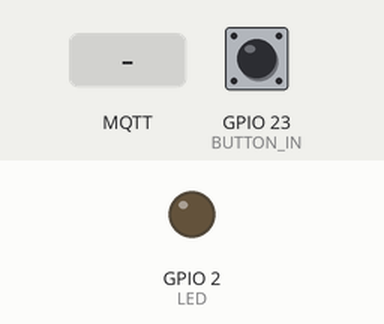
Recording of a program running on a simulated ESP32. Shown: output pins drawn as LEDs (lit = HIGH). Dashed ring = blinking. The inputs (shaded band) are chosen by the test bench; at power-on: GPIO 23 (BUTTON_IN) HIGH. WiFi joins after 1.5 s; servers stay silent unless stated; no MQTT or app messages arrive unless stated; what the program prints to the serial monitor is not drawn.

Above: at 3.2 s.
3.3 s: MQTT message "1" arrives on the first subscribed topic
At 3.6 s:
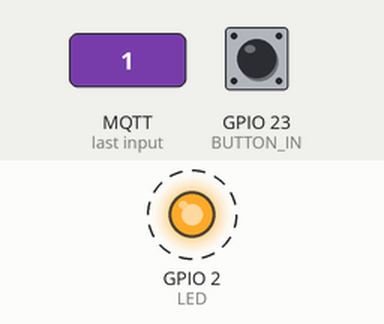
6.3 s: GPIO 23 (BUTTON_IN) pulled LOW for 0.15 s
At 7.2 s:
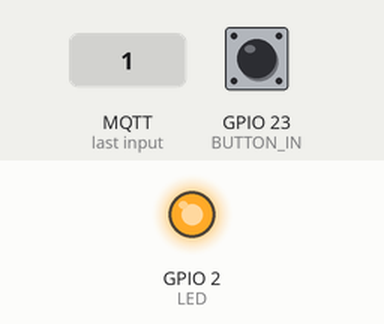
Timing chart, 0 to 12.8 s (numbered marks = the images above; inputs shaded):
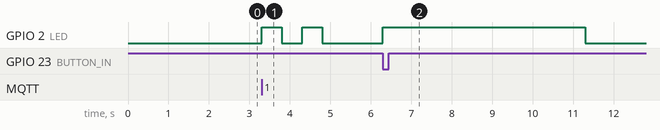

Measured:
- after the input at 3.3 s, GPIO 2 (LED): alternates HIGH for 0.50 s and LOW for 0.50 s, 4 changes in all, then stays LOW, starting at once
- after the input at 6.3 s, GPIO 2 (LED): LOW → HIGH at once, → LOW 5.0 s later

The program:

main.cpp
```cpp
#include <Arduino.h>
#include <WiFi.h>
#include <PubSubClient.h>
#include <Pin.hpp>

#define BAUD_RATE 115200

int prevLEDState = LOW;
int prevButtonState = LOW;
int currentButtonState = LOW;

int balance = 149000;
int price = 20000;

unsigned long lastDebounceTime = 0;
unsigned long debounceDelay = 500;

// WiFi
const char *ssid = "Amel Cantik 2"; // Enter your WiFi name - phone hotspot. esp32 and laptop connected to the same hotspot. using WPA3 - personal
const char *password = "amelsayangarriq";  // Enter WiFi password

// MQTT Broker
const char *mqtt_broker = "192.168.18.7"; // check terminal `ifconfig` on your laptop. this connect them through local network.
const char *mqtt_username = "localBroker";
const char *mqtt_password = "mqttPassword";
const int mqtt_port = 1883;

const char* sendPaymentTopic = "sendPayment";
const char* topUpTopic = "topUp";
const char* confirmTopUpTopic = "confirmTopUp";
const char* topUpCommand = "Top Up";

WiFiClient espClient;
PubSubClient client(espClient);

// Functions declaration
void connectWifi();
void connectMQTTBroker();
void callback(char* topic, byte* payload, unsigned int length);
void blinkLEDXSecs(unsigned int x);
void turnLEDXSecs(unsigned int x);
bool compareStrings(const char* s1, const char* s2, int length);
void handleSuccessfulPayment();
void handleFailedPayment();

// SETUP HELPER
void connectWifi(){
// connecting to a WiFi network
  WiFi.begin(ssid, password);
  while (WiFi.status() != WL_CONNECTED) {
      Serial.println("Connecting to WiFi..");
      delay(2000);
  }
  Serial.println("Connected to the WiFi network");
}

bool compareStrings(const char* s1, const char* s2, int length) {
  for (int i = 0; i < length; i++) {
    if (s1[i] != s2[i]) return false;
  }
  return true;
}

// On message receive handler
void callback(char* topic, byte* payload, unsigned int length) {
  // Preparing sent payload
  char sendPayload[100];
  // Cast the payload into char*
  char payloadChar[length];
  memcpy(payloadChar, payload, 6);

  if (compareStrings(topic, topUpTopic, 5) && compareStrings(payloadChar, topUpCommand, 6)) {
    balance += 20000;
    strcpy(sendPayload, "TOP UP BERHASIL, SALDO SAAT INI Rp");
    strcat(sendPayload, String(balance).c_str());

    client.publish(confirmTopUpTopic, sendPayload);
    turnLEDXSecs(2);
    return;
  } else if (compareStrings(topic, topUpTopic, 5)) {
    // Default sent payload
    strcpy(sendPayload, "TOP UP GAGAL!");
    client.publish(confirmTopUpTopic, sendPayload);
    blinkLEDXSecs(2);
    return;
  }

  strcpy(sendPayload, "PAYLOAD TIDAK DIKETAHUI");
  client.publish(confirmTopUpTopic, sendPayload);
  return;
}

void connectMQTTBroker(){
//connecting to a mqtt broker
 client.setServer(mqtt_broker, mqtt_port);
 client.setCallback(callback);
 while (!client.connected()) {
     String client_id = "esp32-client-";
     client_id += String(WiFi.macAddress());
     Serial.printf("The client %s connects to the mqtt broker\n", client_id.c_str());
     if (client.connect(client_id.c_str(), mqtt_username, mqtt_password)) {
         Serial.println("Successfuly connected to the broker");
     } else {
         Serial.print("failed with state ");
         Serial.print(client.state());
         delay(2000);
     }
 }
  // publish and subscribe
 client.subscribe(topUpTopic);
}

// LED HELPER
void blinkLEDXSecs(unsigned int x) {
  // Blink LED for X seconds
  for (int i = 0; i < x; i++) {
    digitalWrite(LED, HIGH);
    delay(500);
    digitalWrite(LED, LOW);
    delay(500);
  }
}

void turnLEDXSecs(unsigned int x) {
  // Turn LED for X seconds
  digitalWrite(LED, HIGH);
  delay(x * 1000);
  digitalWrite(LED, LOW);
}

void setup() {
  Serial.begin(BAUD_RATE);
  pinMode(LED, OUTPUT);
  pinMode(BUTTON_IN, INPUT_PULLUP);
  connectWifi();
  connectMQTTBroker();
  Serial.print("Saldo awal: Rp");
  Serial.println(balance);
}

void handleSuccessfulPayment() {
  balance -= price;
  char payload[100] = "TRANSAKSI BERHASIL, SISA SALDO Rp.";
  strcat(payload, String(balance).c_str());
  client.publish(sendPaymentTopic, payload);

  turnLEDXSecs(5);
}

void handleFailedPayment() {
  char payload[100] = "SALDO TIDAK MENCUKUPI";
  client.publish(sendPaymentTopic, payload);

  blinkLEDXSecs(5);
}

void loop() {
  // put your main code here, to run repeatedly:
  int buttonReading = digitalRead(BUTTON_IN);

  if ((millis() - lastDebounceTime > debounceDelay) && !buttonReading) {
    lastDebounceTime = millis();
    if (balance >= price) {
      handleSuccessfulPayment();
    } else {
      handleFailedPayment();
    }
  }

  client.loop();
}
```

Pin.hpp
```cpp
#ifndef PIN_HPP

#define LED 2
#define BUTTON_IN 23

#endif
```
